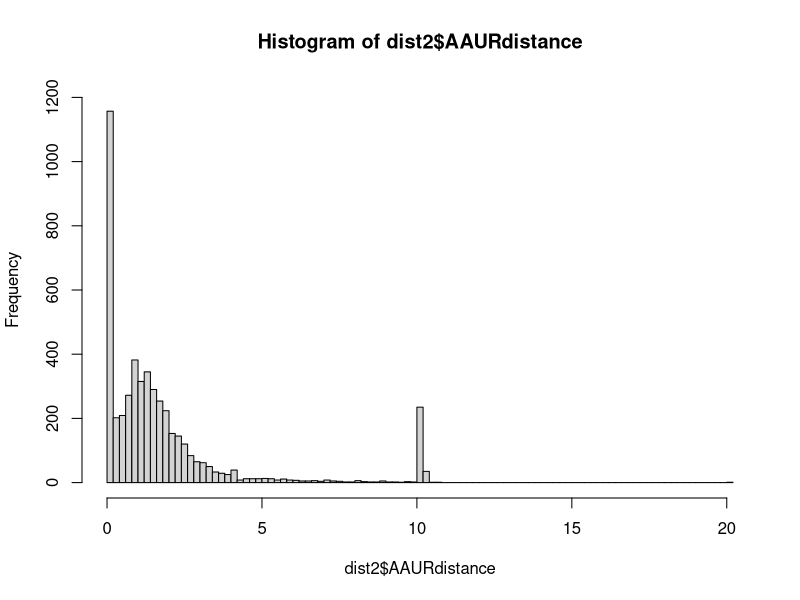
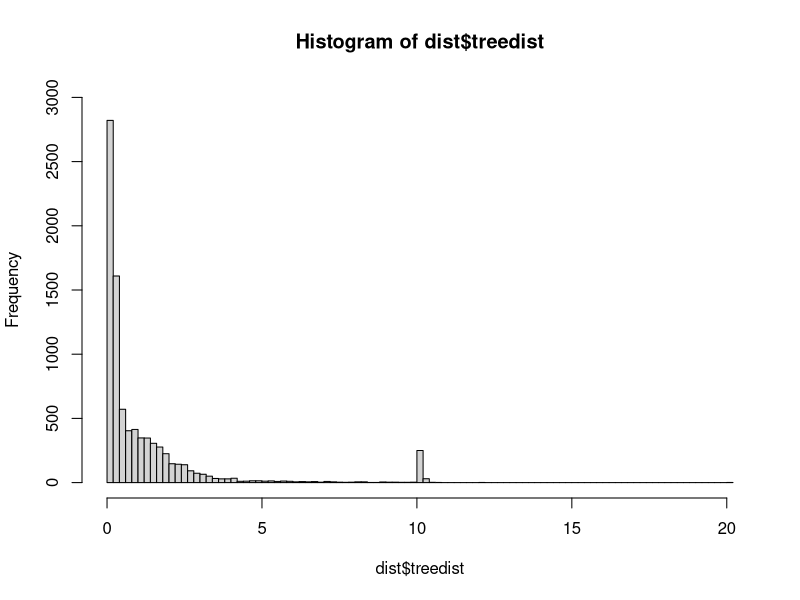
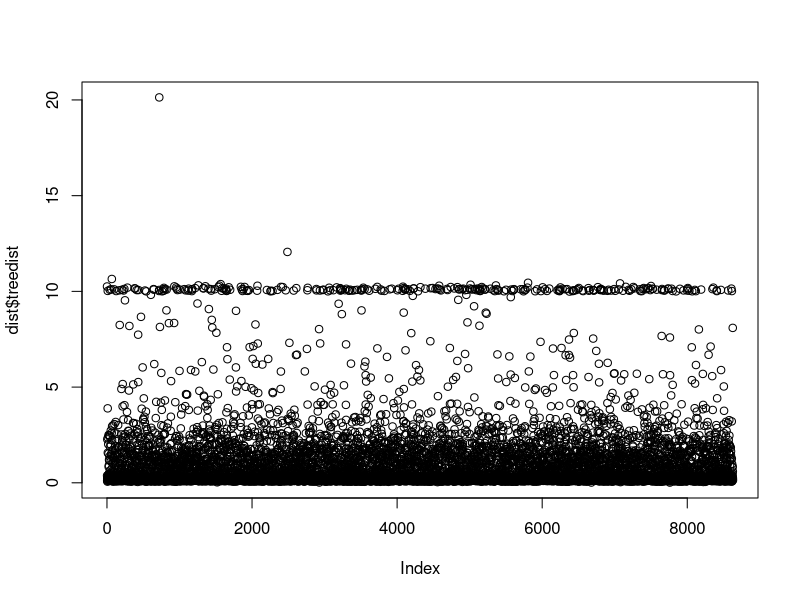
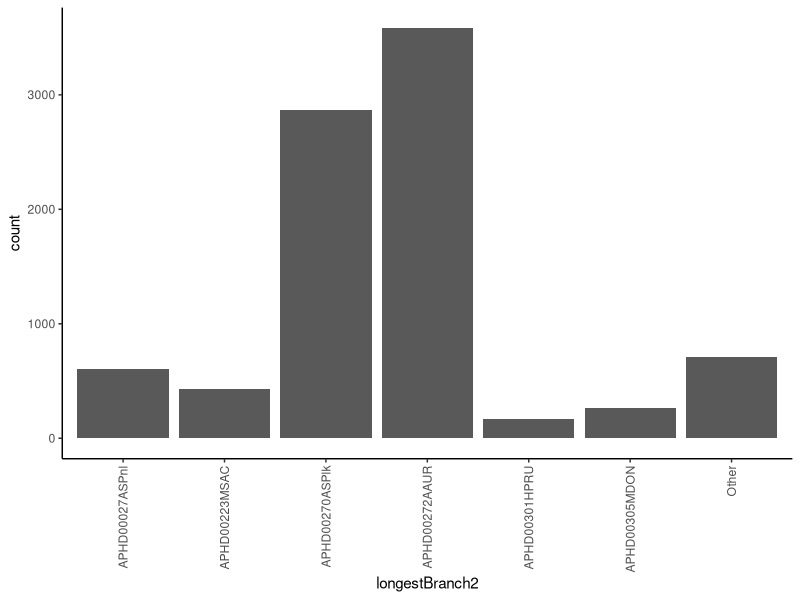

The R source for these figures, in order: (Note: this script raises an error after producing the figures.)
# This script should read in a distances file and plot the distances between the two species of aphis aurantii to see if there's a pattern
# Rebecca Clement
# Jan 19, 2022
library(ggplot2)
library(dplyr)
library(stringr)
library(forcats) #for collapsing factors

dist<-read.table("distances.txt", header=T,sep="\t")
dist %>%
  mutate_if(is.character, str_trim)
dist$AAURdistance=as.numeric(dist$AAURdistance)
dist$longestBranch<-as.factor(str_trim(dist$longestBranch))
dist$Gene<-str_trim(dist$Gene)
head(dist)
dim(dist)
summary(dist)

#Remove distances with NAs
dist2<-dist[!is.na(dist$AAURdistance),]
dim(dist2) # There's 4900 that have both Aurantiis
hist(dist2$AAURdistance,breaks=100,ylim=c(0,1200))
hist(dist$treedist,breaks=100,ylim=c(0,3000),angle=90)
plot(dist$treedist)
table(dist$longestBranch) #3583 for 272AAUR, 2864 for 270ASPlk,27ASPnl has 603
which(table(dist$longestBranch)/8630>.1)
long_names<-which(table(dist$longestBranch)>100)
#Make new categories that have anything less than 100 as other
dist$longestBranch2<-fct_lump_min(dist$longestBranch,100)
levels(dist$longestBranch2)

# remove APHD00272AAUR
dist_noAAUR<-dist[dist$longestBranch!="APHD00272AAUR",]
dim(dist_noAAUR)

# make a plot that shows number of each type of furthest taxa
ggplot(dist,aes(x=longestBranch2)) + geom_bar()+theme_classic() + theme(axis.text.x = element_text(angle = 90, vjust = 0.5, hjust=1))
table()
# I'd love to have a plot of distances for each of the longest taxa.
ggplot(data=dist,aes(x=treedist,fill=longestBranch2))+geom_histogram()#+ylim(0,300)+xlim(0,12)

# Just based on the distance between the two AAURs
ggplot(data=dist,aes(x=AAURdistance,fill=longestBranch2))+geom_histogram()+ylim(0,300)+xlim(0,12)
# Which branches are greater than 10?
table(dist[dist$treedist>10,"longestBranch"])
# How many?
dist_sub<-dist[dist$treedist>2.5,]
length(dist_sub$Gene)/nrow(dist)
# It seems like about 10% of the trees have branch lengths longer than 2.5
new_OG<-dist[dist$treedist>2.5 & dist$longestBranch=="APHD00272AAUR","Gene"]
length(new_OG)
write.table(new_OG,"Aphis_bigdist.txt",quote=F,row.names=F,col.names=F)

# Myzus now

dist_myzus<-read.table("distances_myzus.txt", header=T,sep="\t")
dist_myzus %>%
  mutate_if(is.character, str_trim) %>%
  mutate_if(is.numeric, str_trim)
summary(dist_myzus)
dist_myzus$LongestBranch<-as.factor(dist_myzus$LongestBranch)
levels(dist_myzus$LongestBranch)
dist_myzus$longestBranch2<-fct_lump_min(dist_myzus$LongestBranch,100)
levels(dist_myzus$longestBranch2)
ggplot(data=dist_myzus,aes(x=treedist,fill=longestBranch2))+geom_histogram()
ggplot(dist_myzus,aes(x=LongestBranch2)) + geom_bar()+theme_classic() + theme(axis.text.x = element_text(angle = 90, vjust = 0.5, hjust=1))
table()
#looks great